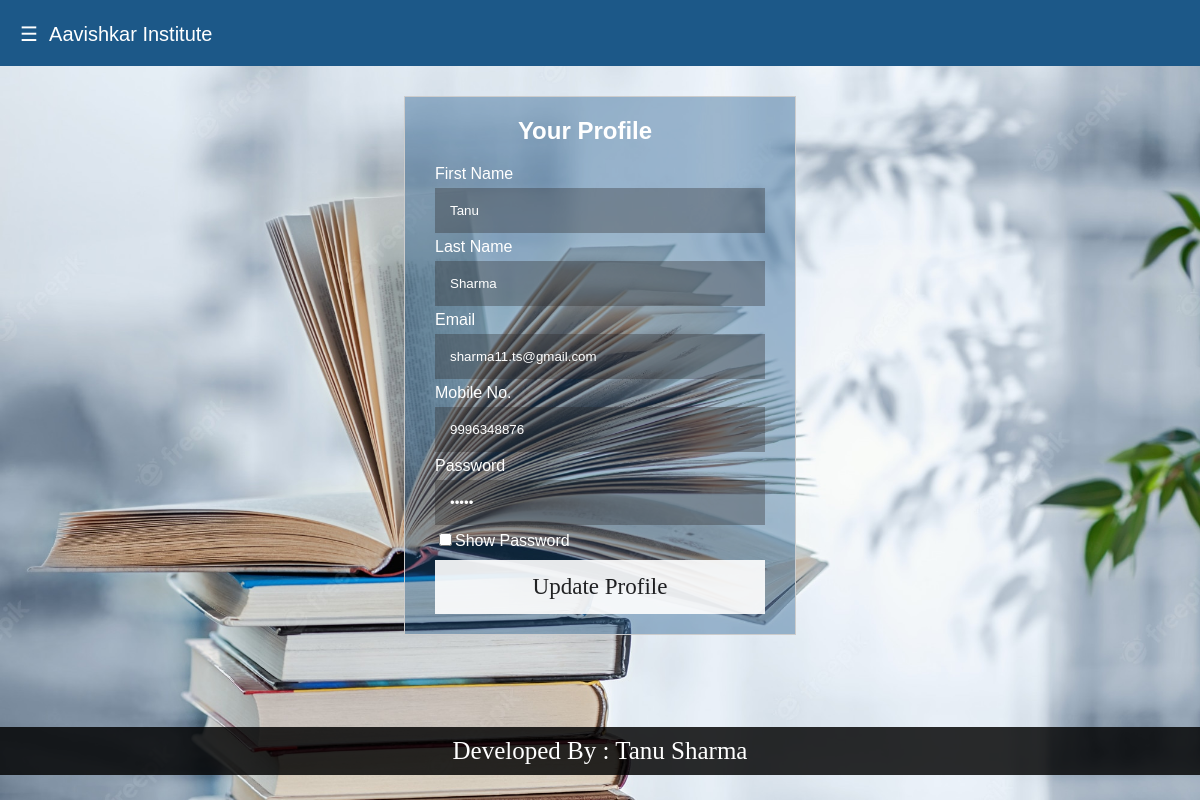
/admin/profile.php (signed in), run on the app's committed database.
### tables this page shows
CREATE TABLE `user_login` (
  `id` int(100) NOT NULL,
  `fnm` varchar(100) NOT NULL,
  `lnm` varchar(100) NOT NULL,
  `email` varchar(100) NOT NULL,
  `mno` varchar(50) NOT NULL,
  `password` varchar(50) NOT NULL,
  `usertype` varchar(50) NOT NULL
);

### admin/profile.php (the view, shortened to what this page needs)
<!DOCTYPE html>
<?php include("header.php"); ?>
<html>
   <head>
	<link rel="stylesheet" href="../user/prostyle.css">
   </head>
   <body>
	<div class="container">
	<h2 align="center">Your Profile</h2>
<?php
	$mno=$_SESSION['admin'];
	$query=mysqli_query($cn,"select * from user_login where mno=$mno");
	echo "<form method='POST' action='updprofile.php' enctype='multipart/form-data'>";
	while($rec=mysqli_fetch_array($query))
	{
		echo "First Name
		<input type='text' name='fnm' value='".$rec[1]."' requierd>
		Last Name
		<input type='text' name='lnm' value='".$rec[2]."' requierd>
		Email
		<input type='email' name='email' value='".$rec[3]."' required>
		Mobile No.
		<input type='text' name='mno' value='".$rec[4]."' readonly>
		Password
		<input type='password' name='password' id='myInput' value='".$rec[5]."' readonly>
		<input type='checkbox' onclick='myFunction()'>Show Password";
		echo "<br><center><input type='submit' name='submit' class='button' value='Update Profile'></center>";
	}
	echo "</form>";
?>
	</div>
   </body>
</html>
<?php include("../footer.php"); ?>

### user/headerstyle.css (style rules this page uses)
* { box-sizing: border-box; }
body { margin: 0; font-family: Arial, Helvetica, sans-serif; }

### user/prostyle.css (style rules this page uses)
* { box-sizing: content-box; }
.container { border: 1px solid rgb(204, 204, 204); margin: auto; margin-top: 30px; margin-bottom: 20px; padding: 0px 60px 10px 30px; width: 300px; background-color: rgba(28, 87, 136, 0.397); color: white; }
body { background-image: url("../images/b1.png"); background-size: cover; background-repeat: no-repeat; }
input[type=text], input[type=email], input[type=password] { width: 100%; padding: 15px; margin: 5px 0; border: none; background: rgba(41, 39, 39, 0.342); color: white; }
.button { font-family: 'Times New Roman', Times, serif; font-size: 23px; background-color: rgb(255, 255, 255); color: rgb(26, 25, 25); padding: 14px 0px; margin: 10px 0px 10px 0; border: none; cursor: pointer; width: 330px; opacity: 0.9; }

### data on the page
user_login: fnm "Tanu", lnm "Sharma", email "sharma11.ts@gmail.com", mno "9996348876"
